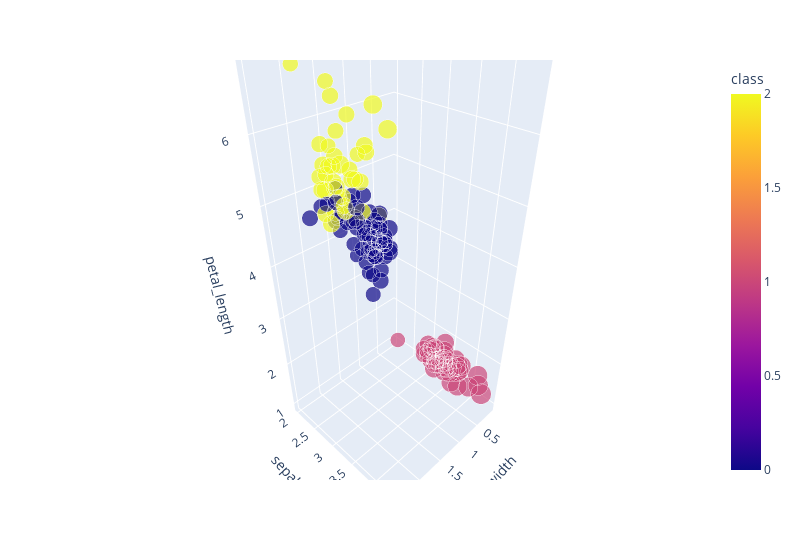

Source (notebook cell):
### Code cell
fig = px.scatter_3d(new_iris_df, x='petal_width', y='sepal_width', z='petal_length', color='class', size='sepal_width', width=800)
fig.update_layout(legend=dict(x=0,y=1))
fig.show()

### Figure 1 — Plotly figure (JSON) as saved in the notebook; plotly's stock layout.template omitted (floating-point values rounded to 4 significant figures; data arrays with more than 128 entries replaced by an {"elided": "..."} marker saying what was removed)
{"data": [{"hovertemplate": "petal_width=%{x}<br>sepal_width=%{marker.size}<br>petal_length=%{z}<br>class=%{marker.color}<extra></extra>", "legendgroup": "", "marker": {"color": {"elided": "150 int values"}, "coloraxis": "coloraxis", "size": {"elided": "150 float values"}, "sizemode": "area", "sizeref": 0.011, "symbol": "circle"}, "mode": "markers", "name": "", "scene": "scene", "showlegend": false, "type": "scatter3d", "x": {"elided": "150 float values"}, "y": {"elided": "150 float values"}, "z": {"elided": "150 float values"}}], "layout": {"coloraxis": {"colorbar": {"title": {"text": "class"}}, "colorscale": [[0, "#0d0887"], [0.1111, "#46039f"], [0.2222, "#7201a8"], [0.3333, "#9c179e"], [0.4444, "#bd3786"], [0.5556, "#d8576b"], [0.6667, "#ed7953"], [0.7778, "#fb9f3a"], [0.8889, "#fdca26"], [1, "#f0f921"]]}, "legend": {"itemsizing": "constant", "tracegroupgap": 0, "x": 0, "y": 1}, "margin": {"t": 60}, "scene": {"domain": {"x": [0, 1], "y": [0, 1]}, "xaxis": {"title": {"text": "petal_width"}}, "yaxis": {"title": {"text": "sepal_width"}}, "zaxis": {"title": {"text": "petal_length"}}}, "width": 800}}
